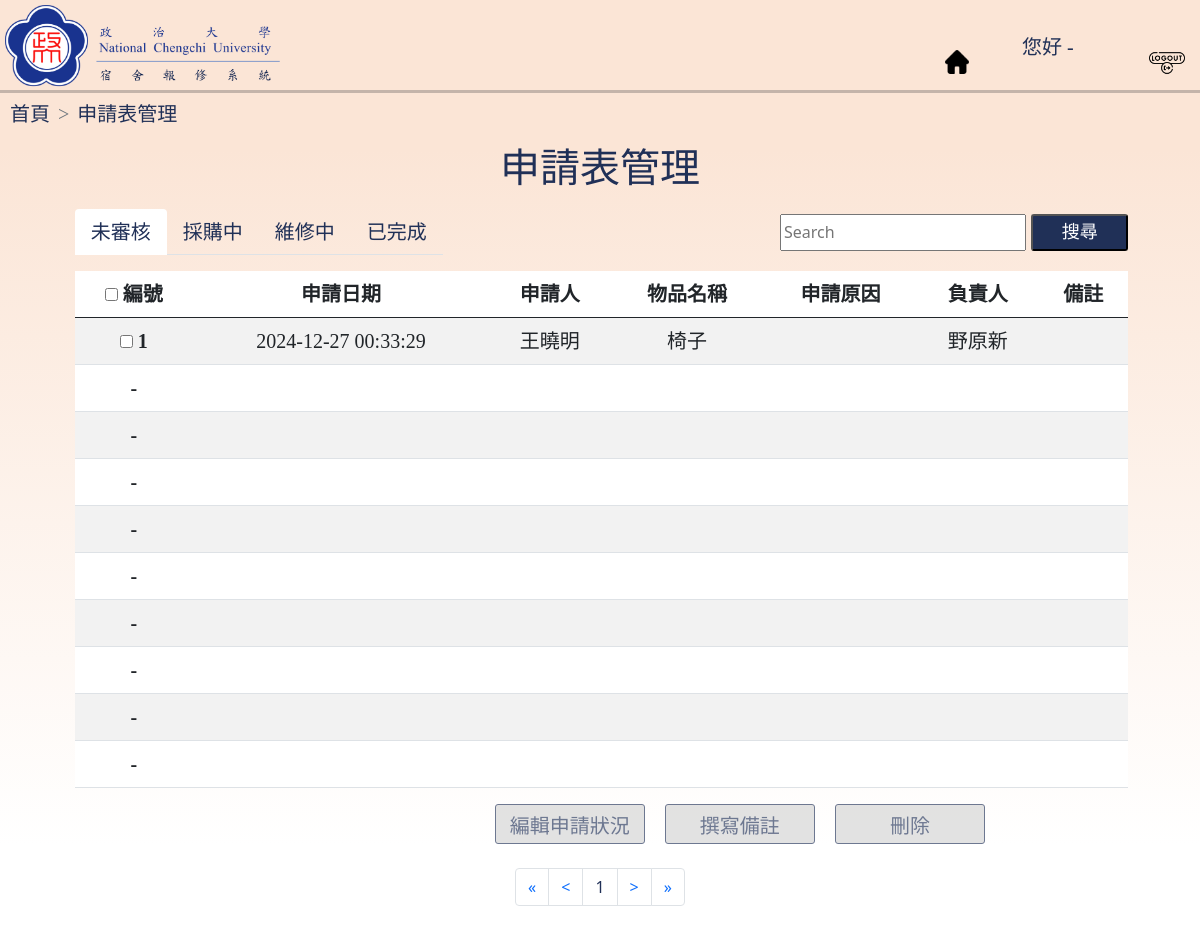
/HandyManny/administrator/status1.php, run on the app's committed database.
### tables this page shows
CREATE TABLE `application` (
  `AID` int(10) NOT NULL,
  `ItemID` varchar(10) NOT NULL,
  `UID1` varchar(10) NOT NULL,
  `Reason` text NOT NULL,
  `AState` enum('未審核','採購中','維修中','已完成') NOT NULL,
  `UID2` varchar(10) DEFAULT 'uid003',
  `Time` datetime NOT NULL DEFAULT current_timestamp(),
  `PS` text DEFAULT NULL
);

CREATE TABLE `user` (
  `UID` varchar(10) NOT NULL,
  `TID` varchar(10) NOT NULL,
  `UName` varchar(50) NOT NULL,
  `Password` varchar(255) NOT NULL,
  `Account` char(9) NOT NULL
);

CREATE TABLE `item` (
  `ItemID` varchar(10) NOT NULL,
  `ItemName` varchar(50) NOT NULL,
  `ItemState` enum('使用中','備用中','維修中') NOT NULL,
  `LID` varchar(10) NOT NULL
);

### HandyManny/administrator/status1.php (the view, shortened to what the rows shown need)
<!DOCTYPE html>
<?php session_start();
require_once("../mysql_connect.php");
?>
<html>
<head>
    <link href="https://cdn.jsdelivr.net/npm/bootstrap@5.0.0/dist/css/bootstrap.min.css" rel="stylesheet"
>
    <link rel="stylesheet" type="text/css" href="../style.css" />
</head>
<body>
    <h2
        style="text-align:center; color:#203057; font-family:Times New Roman,'DFKai-sb'; font-size:40px; user-select:none;">
        申請表管理</h2>
    <nav class="navbar navbar-light" style="width:95%;">
        <div class="container-fluid" style="margin-left:5.5%;">
            <div id="application_table" style="width:100%;">
                <table class="table table-striped table-hover" style="background-color:white;
                                font-family:Times New Roman,'DFKai-sb'; font-size:20px; text-align:center;"
                    align="center">
                    <thead>
                        <tr>
                            <th scope="col">
                                <input type="checkbox" name="all"
                                    onclick="check_all(this,'check'); disableElement('all'); allPush();">
                                編號
                            </th>
                            <th scope="col">申請日期</th>
                            <th scope="col">申請人</th>
                            <th scope="col">物品名稱</th>
                            <th scope="col">申請原因</th>
                            <th scope="col">負責人</th>
                            <th scope="col">備註</th>
                        </tr>
                    </thead>
                    <tbody>
                        <?php
                        $sql_view = "SELECT * FROM `application`
                                    JOIN `user`AS applicant ON `application`.`UID1` = `applicant`.`UID`
                                    JOIN `user`AS supervisor ON `application`.`UID2` = `supervisor`.`UID`
                                    JOIN `item` ON `application`.`ItemID` = `item`.`ItemID`
                                    where `AState` like '未審核'";
                        $result = $con->query($sql_view);
                        if ($result) {
                            $total = mysqli_num_rows($result);
                            $number = intval($total / 10);
                            $spare = $total % 10;
                            if ($spare != 0) {
                                $number += 1;
                            }
                        }
                        $sql = "SELECT
                                    `application`.`AID`,
                                    `application`.`Time`,
                                    `applicant`.`UName` AS `ApplicantName`,
                                    `item`.`ItemName`,
                                    `application`.`Reason`,
                                    `supervisor`.`UName` AS `SupervisorName`,
                                    `application`.`PS`
                                FROM
                                    `application`
                                JOIN
                                    `user` AS `applicant` ON `application`.`UID1` = `applicant`.`UID`
                                JOIN
                                    `user` AS `supervisor` ON `application`.`UID2` = `supervisor`.`UID`
                                JOIN
                                    `item` ON `application`.`ItemID` = `item`.`ItemID`
                                WHERE
                                    `application`.`AState` = '未審核'";
                        $sql = $sql . " ORDER BY Time desc ";
                        if (isset($_GET['page'])) {
                            $temp = 0;
                            while ($temp < $number) {
                                $temp = $temp + 1;
                                if (intval($_GET['page']) == $temp) {
                                    $temp1 = ($temp - 1) * 10;
                                    $sql = $sql . ' LIMIT ' . $temp1 . ',10;';
                                    break;
                                }
                            }
                        } else {
                            $sql = $sql . " LIMIT 0,10;";
                        }
                        $result = $con->query($sql);
                        $num = 1;
                        if (isset($_GET['page'])) {
                            $p = intval($_GET['page']);
                            $num = $num + 10 * ($p - 1);
                        } else {
                            $p = 1;
                            $num = $num + 10 * ($p - 1);
                        }
                        while ($application = $result->fetch_array()) {
                            echo '<tr>';
                            echo '<th><input type="checkbox" name="check" onclick="disableElement(' . "'check'" . ')" value="' . $application["AID"] . '">&nbsp;' . $num . '</th>';
                            echo '<td>' . $application["Time"] . '</td>';
                            echo '<td>' . $application["ApplicantName"] . '</td>';
                            echo '<td>' . $application["ItemName"] . '</td>';
                            echo '<td>' . $application["Reason"] . '</td>';
                            echo '<td>' . $application["SupervisorName"] . '</td>';
                            echo '<td>' . $application["PS"] . '</td>';
                            echo '</tr>';
                            $num += 1;
                        }
                        if ($spare < 10 && $spare > 0) {
                            $need = 10 - $spare;
                            if ($number == 1) {
                                for ($i = 1; $i <= $need; $i++) {
                                    echo '<tr>
                                            <th>-</th>
                                            <td> </td>
                                            <td> </td>
                                            <td> </td>
                                            <td> </td>
                                            <td> </td>
                                            <td> </td>
                                            </tr>';
                                }
                            }
                        }
                        ?>
                    </tbody>
                </table>
            </div>
        </div>
    </nav>
    <br><br>
    <br>
</body>
</html>

### data on the page
application: Time "2024-12-27 00:33:29", UID1.UName "王曉明", ItemID.ItemName "椅子", UID2.UName "野原新"
